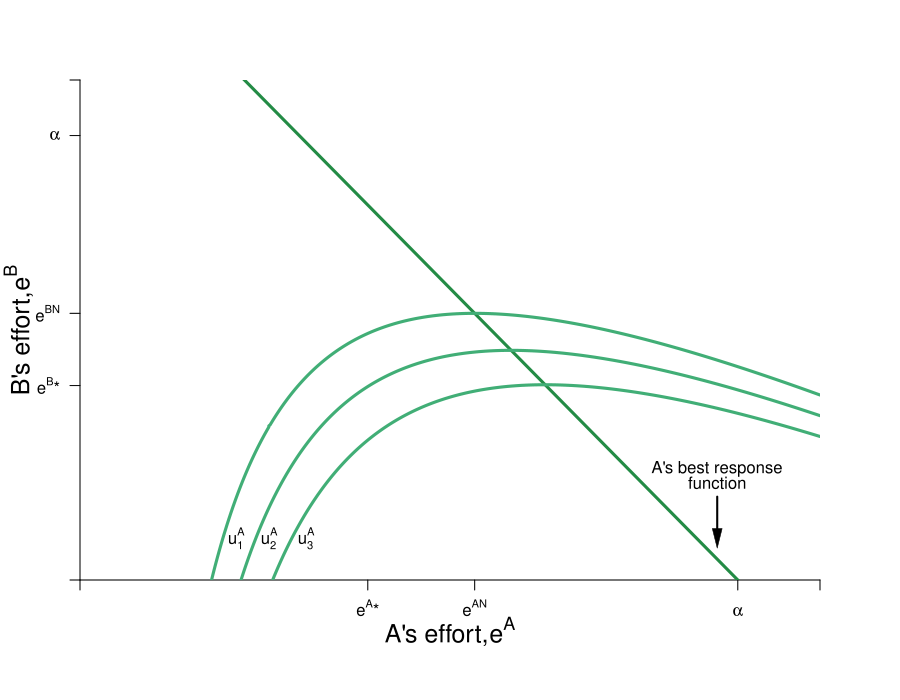

This chart was generated by the following R code:
#Graph Designer: Simon Halliday & Madeleine Wettach '20
#Authors: Bowles, Foley and Halliday
#Title: Coordination, Conflict and Competition: A Text in Microeconomics

require(shape)
pdf(file = "coordination_failures/step_by_step_graphs_6/coord_brfs_utilities_step1.pdf", width = 9, height = 7)

#Set parameters for graphics
axislabelsize <- 1.5
graphlinewidth <- 3
segmentlinewidth <- 2

COL <- c("#7fc97f", "#beaed4", "#fdc086", "#ffff99", "#386cb0", "#f0027f", "#bf5b17", "#666666")
COLA <- c("#99d8c9","#66c2a4","#41ae76", "#238b45", "#005824")
COLB <- c("#4eb3d3", "#2b8cbe", "#0868ac","#084081")

par(mar =  c(6, 4, 4, 4))

uA <- function(ea, eb, alpha = 16, beta = 1/24) {
  alpha*(1 - beta*eb)*ea - 0.5*(ea)^2
}

uB <- function(ea, eb, alpha = 16, beta = 1/24) {
  alpha*(1 - beta*ea)*eb - 0.5*(eb)^2
}

brfB <- function(ea, alpha = 16, beta = 1/24) {
  alpha*(1 - beta*ea)
}

brfA <- function(ea, alpha = 16, beta = 1/24) {
  (alpha - ea)/(alpha * beta)
}

brfPE <- function(ea, alpha = 16, beta = 1/12) {
  alpha*(1 - beta*ea)
}

indiffeA <- function(ea, alpha = 16, beta = 1/24, uA = 46.08) {
  1/beta - (0.5*ea)/(alpha*beta) - uA/(alpha*beta*ea)
}

indiffB <- function(eb, alpha = 16, beta = 1/24, uB = 46.08) {
  (alpha*eb - uB - 0.5*eb^2)/(alpha*beta*eb)
}

indiffB2 <- function(ea, alpha = 16, beta = 1/24, uB = 46.08) {
  sqrt(alpha^2*(beta*ea - 1)^2 - 2*uB) - alpha*beta*ea + alpha
}

indiffB3 <- function(ea, alpha = 16, beta = 1/24, uB = 46.08) {
  -sqrt(alpha^2*(beta*ea - 1)^2 - 2*uB) - alpha*beta*ea + alpha
}


#Input into Wolfram Alpha: solve for x y = 1/b - (0.5*x)/(a*b) - u/(a*b*x)

# indiffAlowB <- function(eb, alpha = 16, beta = 1/24, uA = 46.08) {
#   0.5*(-sqrt((2*alpha*beta*eb - 2*alpha)^2 - 8*uA)) - 2*alpha*beta*eb + 2*alpha
# }
# 
# indiffAlow <- function(ea, alpha = 16, beta = 1/24, uA = 46.08) {
#   0.5*(-sqrt((2*alpha*beta*ea - 2*alpha)^2 - 8*uA)) - 2*alpha*beta*ea + 2*alpha
# }
# 
# indiffAgain <- function(ea, alpha = 16, beta = 1/24, uA = 46.08) {
#   (-2*alpha*ea +2*uA + ea^2 )/ ( 2 * alpha * beta * ea)
# }

xlims <- c(0, 18)
ylims <- c(0, 18)

npts <- 501 
x <- seq(xlims[1], xlims[2], length.out = npts)
y <- seq(ylims[1], ylims[2], length.out = npts) 
a <- c(46.08, 55, 64)
b <- c(46.08, 55, 64)


#B's value when at A's bliss point
#0.35*log(5.88) + 0.35*log(8.88) + 0.5*log(10 - 5.88) + 0.5*log(15 - 8.88) 

#B's bliss point x = 4.11765; y = 6.17647
#A's value when at A's bliss point
#0.5*log(4.11765) + 0.5*log(6.17647) + 0.35*log(10 - 4.11765) + 0.35*log(15 - 6.17647) 


plot(0, 0, xlim = xlims, ylim = ylims, type = "n",
     xlab = expression(paste("")),
     ylab = expression(paste("")), 
     xaxt = "n", 
     yaxt = "n", 
     cex.lab = axislabelsize, 
     bty = "n",
     xaxs="i", 
     yaxs="i")

# ticksy <- seq(from = 0, to = ylims[2], by = 2)
# ylabels <- seq(from = 0, to = ylims[2], by = 2)
# ticksx <- seq(from = 0, to = xlims[2], by = 2)
# xlabels <- seq(from = 0, to = xlims[2], by = 2)
ticksy <- c(0, 7, 9.6, 16, 18)
ylabels <- c(NA, expression(paste(e^B,"*")), expression(paste(e^{BN})), expression(paste(alpha)), NA)
ticksx <- c(0, 7, 9.6, 16, 18)
xlabels <- c(NA, expression(paste(e^A,"*")), expression(paste(e^{AN})), expression(paste(alpha)), NA)


axis(1, at = ticksx, pos = 0, labels = xlabels)
axis(2, at = ticksy, pos = 0, labels = ylabels, las = 1)

npts <- 500 
xx1 <- seq(xlims[1], xlims[2], length.out = npts)


#I need something like xx1 with npts for 
##xpoly1 <- seq(from = 4.1, to = 9.6, length.out = 500)
##ypoly1 <- indiffA(xpoly1, uA = 46.08, alpha = 16, beta = 1/24)
##ypoly2 <- indiffB3(xpoly1, uB = 46.08, alpha = 16, beta = 1/24)
##polygon(x = c(xpoly1, rev(xpoly1)), y = c(ypoly1, rev(ypoly2)), col=COL[4], density=NULL, border = NA)



lines(xx1, brfA(xx1, alpha = 16, beta = 1/24), col = COLA[4], lwd = graphlinewidth)
###lines(xx1, brfB(xx1, alpha = 16, beta = 1/24), col = COLB[4], lwd = graphlinewidth)
#lines(xx1, indiffA(xx1, alpha = 16, beta = 1/24, uA = 46.08), col = COL[2], lwd = graphlinewidth)
#lines(xx1, indiffB(xx1, alpha = 16, beta = 1/24, uB = 42), col = COL[2], lwd = graphlinewidth)
#lines(xx1, indiffB2(xx1, alpha = 16, beta = 1/24, uB = 46.08), col = COL[2], lwd = graphlinewidth)
#lines(xx1, indiffB3(xx1, alpha = 16, beta = 1/24, uB = 46.08), col = COL[2], lwd = graphlinewidth)
#lines(xx1, indiffAlow(xx1, uA = 42, alpha = 16, beta = 1/24), col = COL[2], lwd = graphlinewidth)
#lines(xx1, indiffAgain(xx1, uA = 42, alpha = 16, beta = 1/24), col = COL[2], lwd = graphlinewidth)


#persp(x, y, outer(x, y, u), ticktype="detailed") 
contour(y, x, 
        outer(x, y, uA),
        #labels = c("v1", "v2", "v3"),
        drawlabels = FALSE,
        col = COLA[3],
        #xlab = expression(paste("A's Apples, ", x)),
        #ylab = expression(paste("A's Oranges, ", y)),
        #cex.lab = axislabelsize,
        lwd = graphlinewidth,
        levels = a, 
        xaxs="i", 
        yaxs="i", 
        add = TRUE) 

mtext(expression(paste("A's effort,", e^A)), side=1, line = 2.5, cex = axislabelsize)
text(-1.5, 9, expression(paste("B's effort,", e^B)), xpd = TRUE, cex = axislabelsize, srt = 90) 

#Add arrows:
#arrows(-0.8, 10, -0.8, 14, xpd = TRUE, length=0.1,angle=40,lwd=3)
#arrows(6.2, -1.7, 9, -1.7, xpd = TRUE, length=0.1,angle=40,lwd=3)


#contour(x, y, 
#        outer(x, y, uB),
#        #labels = c("v1", "v2", "v3"),
#        drawlabels = FALSE,
#        col = COLB[2],
#        #xlab = expression(paste("")),
#        #ylab = expression(paste("")),
#        lwd = graphlinewidth,
#        levels = b, 
#        add = TRUE
#        #xaxs="i", 
#        #yaxs="i"
#) 


#segments(4.11765, 6.17647, 5.88, 8.88, lty = 1, col = COL[2] , lwd = graphlinewidth)
##text(7.3, 3, expression("Pareto Efficient"))
##text(7.3, 2.4, expression("Curve"))
##Arrows(7.3, 3.5, 7.3, 6.1, col = "black", lty = 1, lwd = 2, arr.type = "triangle", arr.lwd = 0.5)

#Label the iso-welfare functions for the HG, Aisha
text(3.8, 1.5, expression(u[1]^A))
text(4.6, 1.5, expression(u[2]^A))
text(5.5, 1.5, expression(u[3]^A))
#text(6.6, 8.3, expression(u[4]^A))

#Label the indifference curves for the HG, Betty
##text(7.6, 17, expression(u[1]^B))
##text(6.75, 17, expression(u[2]^B))
##text(6, 17, expression(u[3]^B))
#text(3.4, 6.9, expression(v[4]^B))

#Label Nash Equilibrium 
##segments(0, 9.6, 9.6, 9.6, lty = 2, col = "gray" , lwd = segmentlinewidth)
##segments(9.6, 0, 9.6, 9.6, lty = 2, col = "gray" , lwd = segmentlinewidth)
##points(9.6, 9.6, pch = 16, col = "black", cex = 1.5)
##text(11.3, 10.1, expression(paste("Nash Equilibrium")))
##text(9.3, 9.3, expression(paste("n")))


#Annotate Pareto Efficient Curve and relevant points
##segments(8, 6, 6, 8, lty = 1, col = COL[2] , lwd = graphlinewidth)
##points(6, 8, pch = 16, col = "black", cex = 1.5)
##text(6, 8.5, expression(paste("g")))

##points(8, 6, pch = 16, col = "black", cex = 1.5)
##text(7, 7.5, expression(paste("i")))

##points(7, 7, pch = 16, col = "black", cex = 1.5)
##text(8, 6.5, expression(paste("f")))

#points(5.84, 8.77, pch = 16, col = "black", cex = 1.5)

#A's brf
##text(2, 17.5, expression(paste("B's best response")))
##text(2, 17, expression(paste("function")))
##Arrows(2, 16.5, 2, 15.5, col = "black", lty = 1, lwd = 2, arr.type = "triangle", arr.lwd = 0.5)

#B's brf
text(15.5, 4, expression(paste("A's best response")))
text(15.5, 3.5, expression(paste("function")))
Arrows(15.5, 3, 15.5, 1.5, col = "black", lty = 1, lwd = 2, arr.type = "triangle", arr.lwd = 0.5)


dev.off()
